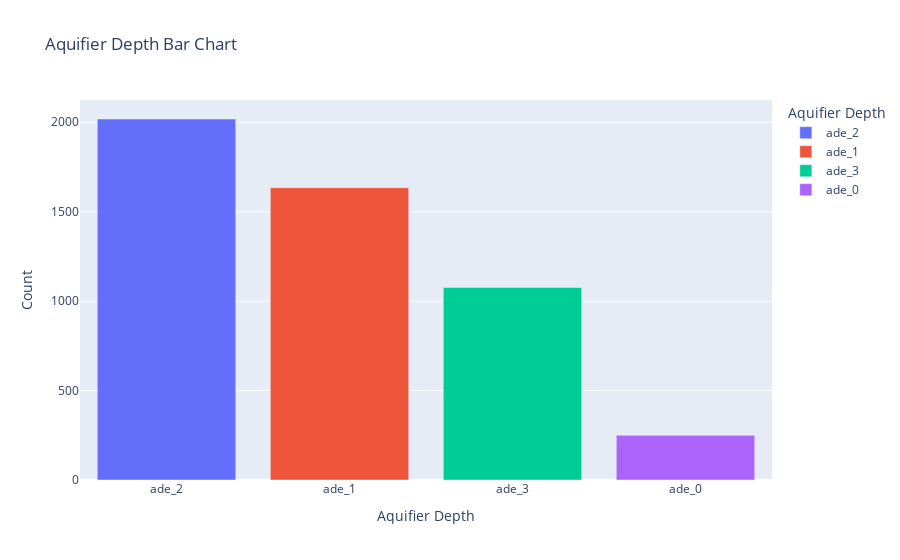
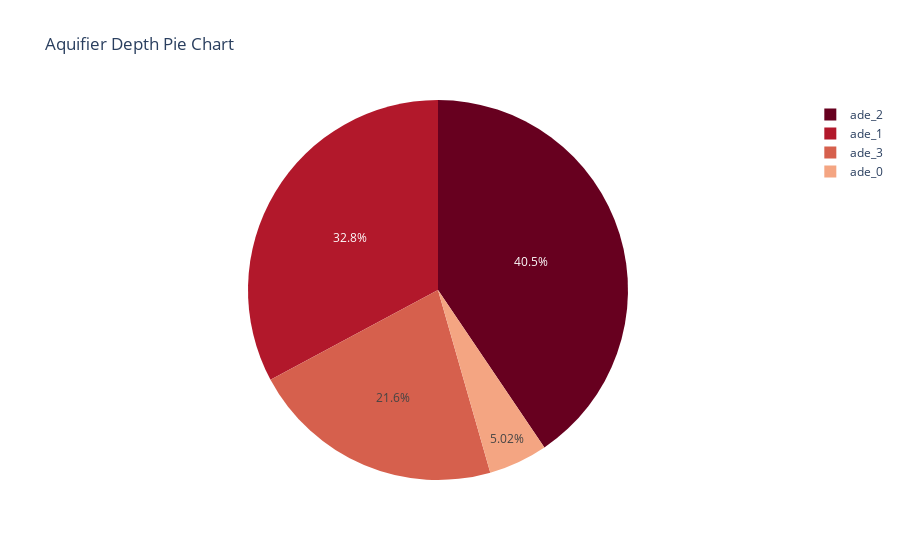

Source (notebook cell) for these figures, in order:
### Code cell
display(Markdown("""### *Aquifer Depth*

An aquifer depth represents the presence of aquifer at a designated altitude. A nominal variable represented by four categories:
1. ade_0: No Aquifer Found  
2. ade_1: Aquifer was found at the depth between 300m-400m  
3. ade_2: Aquifer was found at the depth between 200m-299m  
4. ade_3: Aquifer was found before 200m.  """))


aquifier_depth_value_counts = pd.DataFrame(df['Aquifier_Depth'].value_counts().reset_index())
aquifier_depth_value_counts.columns = ['Aquifier Depth', 'Count']
aquifier_depth_value_counts['Percentage'] = (aquifier_depth_value_counts['Count']/4978) * 100
display(HTML(aquifier_depth_value_counts.to_html()))
fig = px.bar(aquifier_depth_value_counts, x="Aquifier Depth", y="Count", color="Aquifier Depth", title="Aquifier Depth Bar Chart")
fig.show()
fig = px.pie(aquifier_depth_value_counts, values='Percentage', names='Aquifier Depth', title="Aquifier Depth Pie Chart",color_discrete_sequence=px.colors.sequential.RdBu)
fig.show()

### Figure 1 — Plotly figure (JSON) as saved in the notebook; plotly's stock layout.template omitted (floating-point values rounded to 4 significant figures)
{"data": [{"alignmentgroup": "True", "hoverlabel": {"namelength": 0}, "hovertemplate": "Aquifier Depth=%{x}<br>Count=%{y}", "legendgroup": "ade_2", "marker": {"color": "#636efa"}, "name": "ade_2", "offsetgroup": "ade_2", "orientation": "v", "showlegend": true, "textposition": "auto", "type": "bar", "x": ["ade_2"], "xaxis": "x", "y": [2018], "yaxis": "y"}, {"alignmentgroup": "True", "hoverlabel": {"namelength": 0}, "hovertemplate": "Aquifier Depth=%{x}<br>Count=%{y}", "legendgroup": "ade_1", "marker": {"color": "#EF553B"}, "name": "ade_1", "offsetgroup": "ade_1", "orientation": "v", "showlegend": true, "textposition": "auto", "type": "bar", "x": ["ade_1"], "xaxis": "x", "y": [1634], "yaxis": "y"}, {"alignmentgroup": "True", "hoverlabel": {"namelength": 0}, "hovertemplate": "Aquifier Depth=%{x}<br>Count=%{y}", "legendgroup": "ade_3", "marker": {"color": "#00cc96"}, "name": "ade_3", "offsetgroup": "ade_3", "orientation": "v", "showlegend": true, "textposition": "auto", "type": "bar", "x": ["ade_3"], "xaxis": "x", "y": [1076], "yaxis": "y"}, {"alignmentgroup": "True", "hoverlabel": {"namelength": 0}, "hovertemplate": "Aquifier Depth=%{x}<br>Count=%{y}", "legendgroup": "ade_0", "marker": {"color": "#ab63fa"}, "name": "ade_0", "offsetgroup": "ade_0", "orientation": "v", "showlegend": true, "textposition": "auto", "type": "bar", "x": ["ade_0"], "xaxis": "x", "y": [250], "yaxis": "y"}], "layout": {"barmode": "relative", "legend": {"title": {"text": "Aquifier Depth"}, "tracegroupgap": 0}, "title": {"text": "Aquifier Depth Bar Chart"}, "xaxis": {"anchor": "y", "categoryarray": ["ade_2", "ade_1", "ade_3", "ade_0"], "categoryorder": "array", "domain": [0, 1], "title": {"text": "Aquifier Depth"}}, "yaxis": {"anchor": "x", "domain": [0, 1], "title": {"text": "Count"}}}}

### Figure 2 — Plotly figure (JSON) as saved in the notebook; plotly's stock layout.template omitted (floating-point values rounded to 4 significant figures)
{"data": [{"domain": {"x": [0, 1], "y": [0, 1]}, "hoverlabel": {"namelength": 0}, "hovertemplate": "Aquifier Depth=%{label}<br>Percentage=%{value}", "labels": ["ade_2", "ade_1", "ade_3", "ade_0"], "legendgroup": "", "name": "", "showlegend": true, "type": "pie", "values": [40.54, 32.82, 21.62, 5.022]}], "layout": {"legend": {"tracegroupgap": 0}, "piecolorway": ["rgb(103,0,31)", "rgb(178,24,43)", "rgb(214,96,77)", "rgb(244,165,130)", "rgb(253,219,199)", "rgb(247,247,247)", "rgb(209,229,240)", "rgb(146,197,222)", "rgb(67,147,195)", "rgb(33,102,172)", "rgb(5,48,97)"], "title": {"text": "Aquifier Depth Pie Chart"}}}
